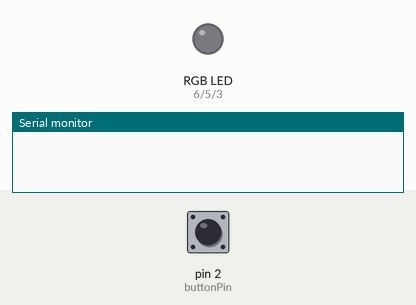
Bench run of a sketch on a simulated Arduino Uno, built with avr-gcc and run on an emulated ATmega328P. On the bench: an RGB LED mixed from three pins (HIGH = lit), the last lines printed to the serial monitor. Dashed ring = blinking. The test bench sets the inputs (shaded band); at power-on: pin 2 (buttonPin) LOW.

Above: at 1.2 s.
1.3 s: pin 2 (buttonPin) pulled HIGH for 3.2 s
At 5.5 s:
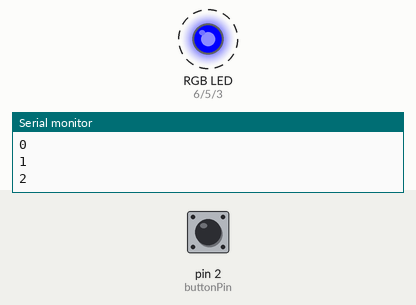
6.0 s: pin 2 (buttonPin) pulled HIGH for 0.15 s
At 6.8 s:
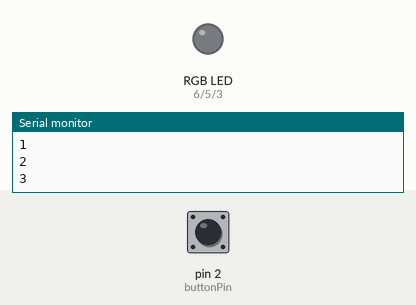
7.6 s: pin 2 (buttonPin) pulled HIGH for 1 s
At 8.4 s:
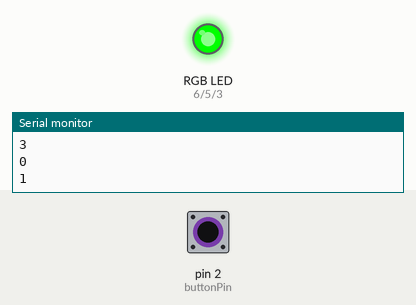
Timing chart, 0 to 10.6 s (numbered marks = the images above; inputs shaded):
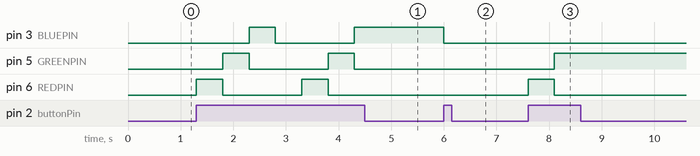

The sketch:

LED_Steuerung_Buttons.ino
```cpp
    // color swirl! connect an RGB LED to the PWM pins as indicated
    // in the #defines
    // public domain, enjoy!

    #define REDPIN 6
    #define GREENPIN 5
    #define BLUEPIN 3

    #define FADESPEED 10     // make this higher to slow down

    const int buttonPin = 2;
    int buttonCounter = 0;
    int buttonState = 0;

    void setup() {
      pinMode(REDPIN, OUTPUT);
      pinMode(GREENPIN, OUTPUT);
      pinMode(BLUEPIN, OUTPUT);
      Serial.begin(9600);
      pinMode(buttonPin, INPUT);
    }


    void loop() {

      buttonState = digitalRead(buttonPin);

      if(buttonState == HIGH) {
        showColor(buttonCounter%4);
        buttonCounter++;
        delay(500);
      }

    }

    void showColor(int col) {
      Serial.print(col);
      Serial.print("\n");
      analogWrite(REDPIN, 0);
      analogWrite(BLUEPIN, 0);
      analogWrite(GREENPIN, 0);

      switch(col) {
        case 0:
          analogWrite(REDPIN, 255);
          break;
        case 1:
          analogWrite(GREENPIN, 255);
          break;
        case 2:
          analogWrite(BLUEPIN, 255);
          break;
        case 3:
          break;
      }

    }
```

Measured:
- after the input at 1.3 s, pin 3 (BLUEPIN): LOW → HIGH after 1.0 s, → LOW 0.50 s later, → HIGH 1.5 s later; pin 5 (GREENPIN): alternates HIGH for 0.50 s and LOW for 1.5 s, starting after 0.50 s; pin 6 (REDPIN): alternates HIGH for 0.50 s and LOW for 1.5 s, starting at once
- after the input at 6.0 s, pin 3 (BLUEPIN): HIGH → LOW at once
- after the input at 7.6 s, pin 5 (GREENPIN): LOW → HIGH after 0.50 s; pin 6 (REDPIN): LOW → HIGH at once, → LOW 0.50 s later
